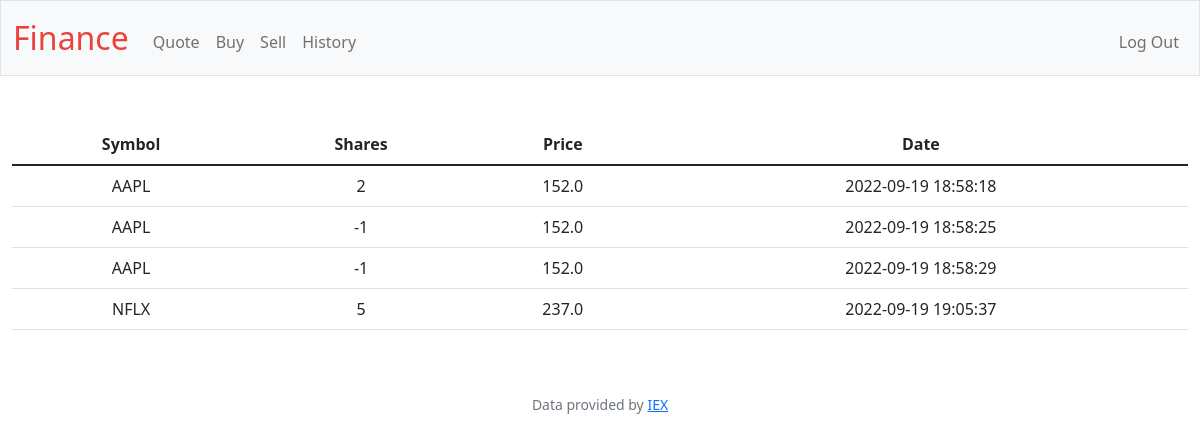
The app's page /history (signed in) with its own data.
### tables this page shows
CREATE TABLE transactions (id INTEGER PRIMARY KEY AUTOINCREMENT NOT NULL, user_id INTEGER, symbol TEXT, shares INTEGER, price REAL, date TIMESTAMP);

### app.py (the view)
@app.route("/history")
@login_required
def history():
    user_id = session["user_id"]
    transactions_db = db.execute("SELECT * FROM transactions WHERE user_id =?", user_id)
    return render_template("history.html", transactions = transactions_db)

### app.py (called while the page is built)
@app.after_request
def after_request(response):
    response.headers["Cache-Control"] = "no-cache, no-store, must-revalidate"
    response.headers["Expires"] = 0
    response.headers["Pragma"] = "no-cache"
    return response

### helpers.py (called while the page is built)
def login_required(f):
    @wraps(f)
    def decorated_function(*args, **kwargs):
        if session.get("user_id") is None:
            return redirect("/login")
        return f(*args, **kwargs)
    return decorated_function

### templates/history.html (shortened to what this page needs)
{% extends "layout.html" %}
{% block main %}
    <table class="table">
        <thead>
            <tr>
                <th scope="col">Symbol</th>
                <th scope="col">Shares</th>
                <th scope="col">Price</th>
                <th scope="col">Date</th>
            </tr>
        </thead>
        <tbody>
            {% for row in transactions %}
            <tr>
                <td>
                    {{ row["symbol"]}}
                </td>
                <td>
                    {{ row["shares"]}}
                </td>
                <td>
                    {{ row["price"] | round}}
                </td>
                <td>
                    {{ row["date"] }}
                </td>
            </tr>
            {% endfor %}
        </tbody>
    </table>
{% endblock %}

### templates/layout.html (shortened to what this page needs)
<!DOCTYPE html>
<html lang="en">
    <head>
        <link href="https://cdn.jsdelivr.net/npm/bootstrap@5.1.3/dist/css/bootstrap.min.css" rel="stylesheet">
        <link href="/static/styles.css" rel="stylesheet">
        <link href="https://cdn.jsdelivr.net/npm/bootstrap@5.2.1/dist/css/bootstrap.min.css" rel="stylesheet">
    </head>
    <body>
        <nav class="bg-light border navbar navbar-expand-md navbar-light">
            <div class="container-fluid">
                <a class="navbar-brand" href="/"><span class="red">Finance</span></a>
                <div class="collapse navbar-collapse" id="navbar">
                    {% if session["user_id"] %}
                        <ul class="navbar-nav me-auto mt-2">
                            <li class="nav-item"><a class="nav-link" href="/quote">Quote</a></li>
                            <li class="nav-item"><a class="nav-link" href="/buy">Buy</a></li>
                            <li class="nav-item"><a class="nav-link" href="/sell">Sell</a></li>
                            <li class="nav-item"><a class="nav-link" href="/history">History</a></li>
                        </ul>
                        <ul class="navbar-nav ms-auto mt-2">
                            <li class="nav-item"><a class="nav-link" href="/logout">Log Out</a></li>
                        </ul>
                    {% else %}
                        <ul class="navbar-nav ms-auto mt-2">
                            <li class="nav-item"><a class="nav-link" href="/register">Register</a></li>
                            <li class="nav-item"><a class="nav-link" href="/login">Log In</a></li>
                        </ul>
                    {% endif %}
                </div>
            </div>
        </nav>
        <main class="container-fluid py-5 text-center">
            {% block main %}{% endblock %}
        </main>
        <footer class="mb-5 small text-center text-muted">
            Data provided by <a href="https://iexcloud.io/">IEX</a>
        </footer>
    </body>
</html>

### static/styles.css (style rules this page uses)
nav .navbar-brand { font-size: xx-large; }
nav .navbar-brand .red { color: #ea433b; }

### records on screen
transactions: symbol "AAPL", shares "2", price "152.0", date "2022-09-19 18:58:18"
transactions: symbol "AAPL", shares "-1", price "152.0", date "2022-09-19 18:58:25"
transactions: symbol "AAPL", shares "-1", price "152.0", date "2022-09-19 18:58:29"
transactions: symbol "NFLX", shares "5", price "237.0", date "2022-09-19 19:05:37"
